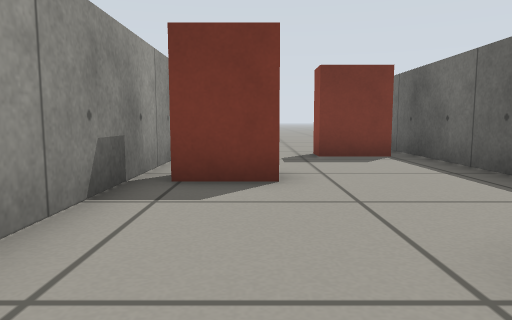
view 1 (above)

13 first-person views from a walk through a robot-simulator world made for Gazebo. The camera is 0.39 m above the floor, tilts 6° down and sees 70° across. The floor is counted in squares, 0.5 m on a side. Each view is taken from the middle of a square. On the plan, view 1 faces up. The plan holds only what a view shows up to about 11 squares ahead; the rest is blank. Robots are left out.

view 2
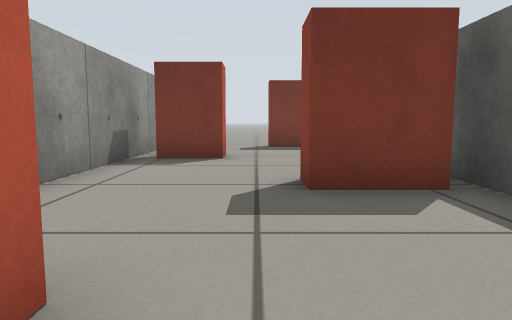

view 3
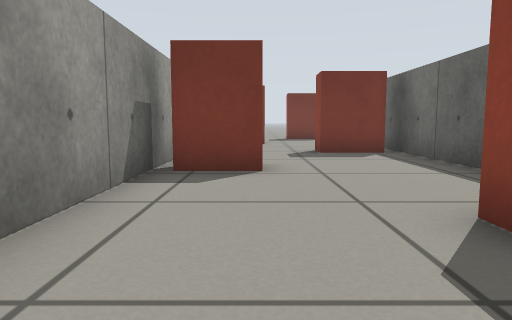

view 4
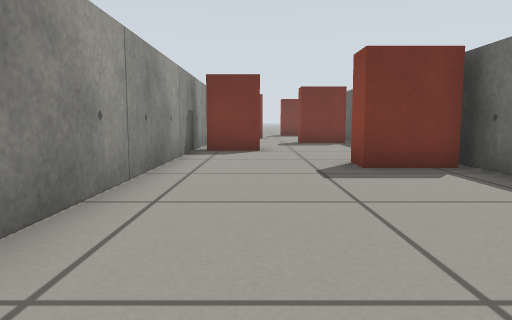

view 5
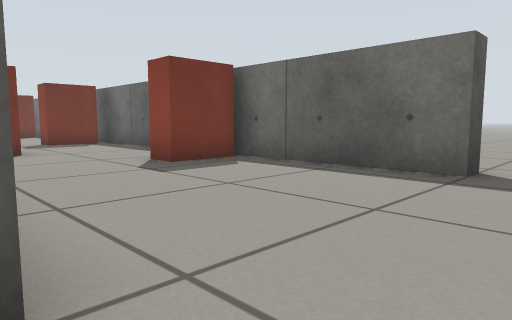

view 6
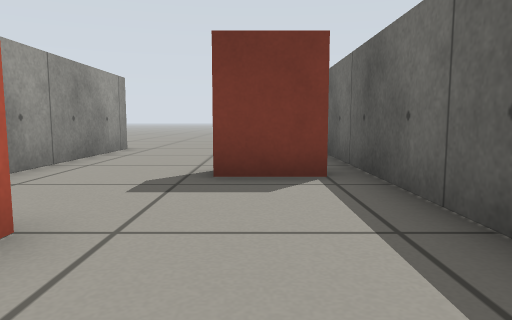

view 7
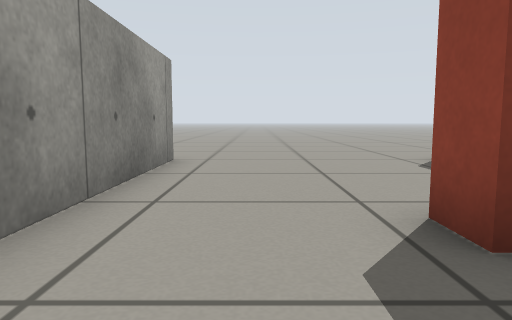

view 8
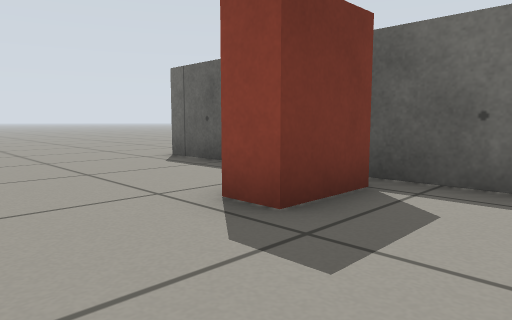

view 9
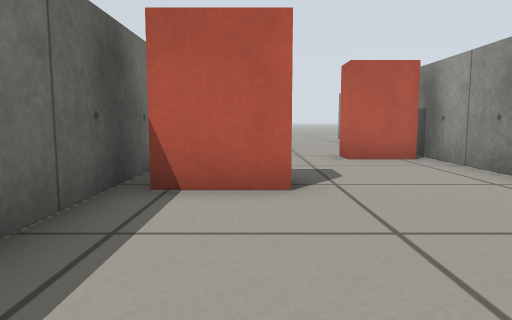

view 10
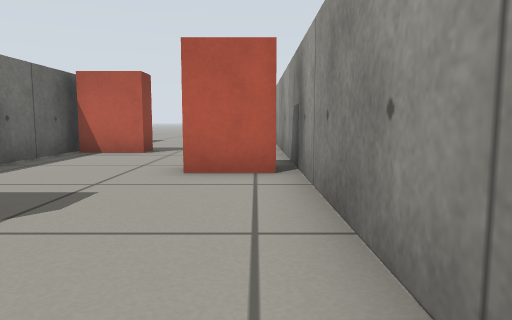

view 11
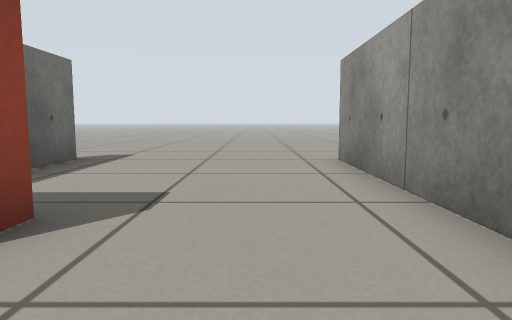

view 12
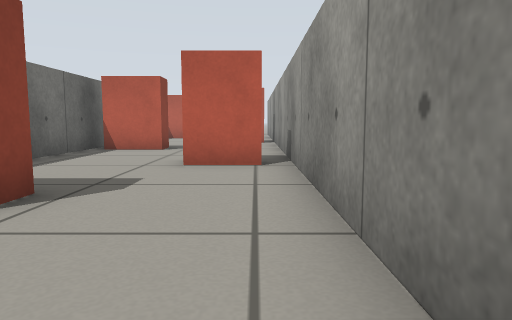

view 13
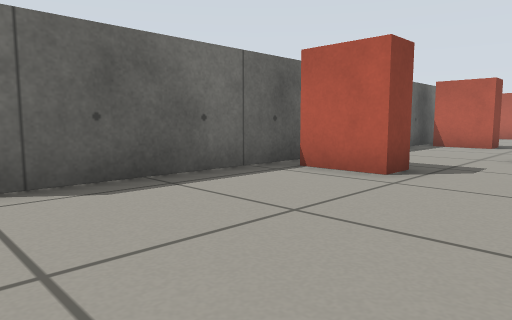

### Floor plan
Key: @ floor where view 1 was taken; # wall or solid block; . floor; B red box.
Columns run from 2 left of view 1 to 6 right of it. Each row starts with its distance up from view 1.
 15 .......
 14 .......
 13 #.....#
 12 #.....#
 11 #.....#
 10 #.....#
  9 #...BB#
  8 #...BB#
  7 #.....#
  6 #.....#
  5 #BB...#
  4 #.....#
  3 #.....#
  2 #...BB#
  1 #...BB#
  0 #.@...#
 -1 #.....#
 -2 #BB...#
 -3 #.....#
 -4 #.....#
 -5 #...BB#
 -6 #...BB#
 -7 #.....#
 -8 #.....#
 -9 #.....#
-10 #.....#..
-11 .........
-12 .......

Where each view was taken, in squares from view 1:
view 1: 0 up, 0 right, facing up
view 2: 3 down, 1 right, facing up
view 3: 8 down, 0 right, facing up
view 4: 12 down, 0 right, facing up
view 5: 12 down, 2 left, facing up-right
view 6: 3 up, 2 right, facing up
view 7: 6 up, 0 right, facing up
view 8: 6 up, 1 left, facing up-right
view 9: 6 up, 2 right, facing down
view 10: 4 up, 1 left, facing down
view 11: 3 down, 0 right, facing down
view 12: 12 up, 1 left, facing down
view 13: 14 up, 1 left, facing down-right
